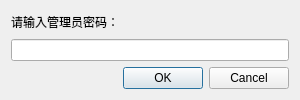
<?xml version="1.0" encoding="UTF-8"?>
<ui version="4.0">
 <class>Dialog</class>
 <widget class="QDialog" name="Dialog">
  <property name="geometry">
   <rect>
    <x>0</x>
    <y>0</y>
    <width>300</width>
    <height>100</height>
   </rect>
  </property>
  <property name="sizePolicy">
   <sizepolicy hsizetype="Minimum" vsizetype="Minimum">
    <horstretch>0</horstretch>
    <verstretch>0</verstretch>
   </sizepolicy>
  </property>
  <property name="minimumSize">
   <size>
    <width>300</width>
    <height>100</height>
   </size>
  </property>
  <property name="windowTitle">
   <string>管理员登录</string>
  </property>
  <layout class="QVBoxLayout" name="verticalLayout">
   <item>
    <layout class="QVBoxLayout" name="verticalLayout_2">
     <property name="sizeConstraint">
      <enum>QLayout::SetMinimumSize</enum>
     </property>
     <item>
      <widget class="QLabel" name="label">
       <property name="sizePolicy">
        <sizepolicy hsizetype="Preferred" vsizetype="Preferred">
         <horstretch>0</horstretch>
         <verstretch>0</verstretch>
        </sizepolicy>
       </property>
       <property name="text">
        <string>请输入管理员密码：</string>
       </property>
      </widget>
     </item>
     <item>
      <widget class="QLineEdit" name="pwdEdit">
       <property name="acceptDrops">
        <bool>false</bool>
       </property>
       <property name="inputMethodHints">
        <set>Qt::ImhHiddenText|Qt::ImhNoAutoUppercase|Qt::ImhNoPredictiveText|Qt::ImhSensitiveData</set>
       </property>
       <property name="inputMask">
        <string/>
       </property>
       <property name="echoMode">
        <enum>QLineEdit::Password</enum>
       </property>
      </widget>
     </item>
     <item>
      <widget class="QDialogButtonBox" name="buttonBox">
       <property name="orientation">
        <enum>Qt::Horizontal</enum>
       </property>
       <property name="standardButtons">
        <set>QDialogButtonBox::Cancel|QDialogButtonBox::Ok</set>
       </property>
      </widget>
     </item>
    </layout>
   </item>
  </layout>
 </widget>
 <resources/>
 <connections>
  <connection>
   <sender>buttonBox</sender>
   <signal>accepted()</signal>
   <receiver>Dialog</receiver>
   <slot>accept()</slot>
   <hints>
    <hint type="sourcelabel">
     <x>248</x>
     <y>254</y>
    </hint>
    <hint type="destinationlabel">
     <x>157</x>
     <y>274</y>
    </hint>
   </hints>
  </connection>
  <connection>
   <sender>buttonBox</sender>
   <signal>rejected()</signal>
   <receiver>Dialog</receiver>
   <slot>reject()</slot>
   <hints>
    <hint type="sourcelabel">
     <x>316</x>
     <y>260</y>
    </hint>
    <hint type="destinationlabel">
     <x>286</x>
     <y>274</y>
    </hint>
   </hints>
  </connection>
 </connections>
</ui>
